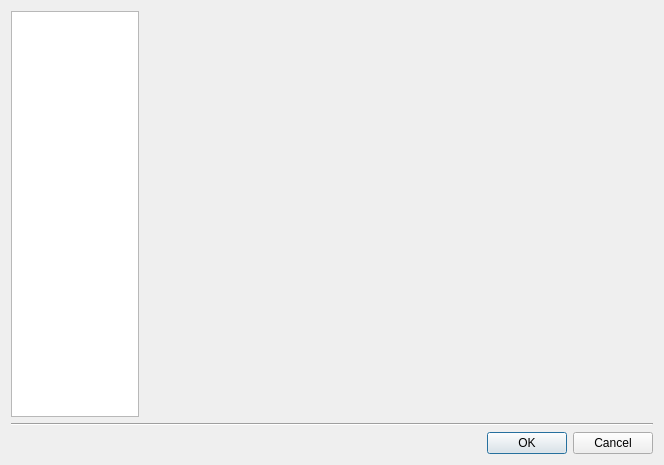
<?xml version="1.0" encoding="UTF-8"?>
<ui version="4.0">
 <class>SettingsDialog</class>
 <widget class="QDialog" name="SettingsDialog">
  <property name="windowModality">
   <enum>Qt::ApplicationModal</enum>
  </property>
  <property name="geometry">
   <rect>
    <x>0</x>
    <y>0</y>
    <width>664</width>
    <height>465</height>
   </rect>
  </property>
  <property name="windowTitle">
   <string>CALogView Settings</string>
  </property>
  <property name="modal">
   <bool>true</bool>
  </property>
  <layout class="QVBoxLayout" name="verticalLayout">
   <item>
    <layout class="QHBoxLayout" name="horizontalLayout">
     <item>
      <widget class="QListWidget" name="lwContent">
       <property name="minimumSize">
        <size>
         <width>100</width>
         <height>0</height>
        </size>
       </property>
       <property name="maximumSize">
        <size>
         <width>128</width>
         <height>16777215</height>
        </size>
       </property>
       <property name="iconSize">
        <size>
         <width>96</width>
         <height>84</height>
        </size>
       </property>
       <property name="movement">
        <enum>QListView::Static</enum>
       </property>
       <property name="spacing">
        <number>12</number>
       </property>
       <property name="viewMode">
        <enum>QListView::IconMode</enum>
       </property>
      </widget>
     </item>
     <item>
      <widget class="QStackedWidget" name="swPages">
       <property name="sizePolicy">
        <sizepolicy hsizetype="MinimumExpanding" vsizetype="MinimumExpanding">
         <horstretch>0</horstretch>
         <verstretch>0</verstretch>
        </sizepolicy>
       </property>
       <property name="frameShape">
        <enum>QFrame::NoFrame</enum>
       </property>
       <property name="currentIndex">
        <number>-1</number>
       </property>
      </widget>
     </item>
    </layout>
   </item>
   <item>
    <widget class="Line" name="line">
     <property name="orientation">
      <enum>Qt::Horizontal</enum>
     </property>
    </widget>
   </item>
   <item>
    <widget class="QDialogButtonBox" name="buttonBox">
     <property name="orientation">
      <enum>Qt::Horizontal</enum>
     </property>
     <property name="standardButtons">
      <set>QDialogButtonBox::Cancel|QDialogButtonBox::Ok</set>
     </property>
    </widget>
   </item>
  </layout>
 </widget>
 <resources/>
 <connections>
  <connection>
   <sender>buttonBox</sender>
   <signal>accepted()</signal>
   <receiver>SettingsDialog</receiver>
   <slot>accept()</slot>
   <hints>
    <hint type="sourcelabel">
     <x>248</x>
     <y>254</y>
    </hint>
    <hint type="destinationlabel">
     <x>157</x>
     <y>274</y>
    </hint>
   </hints>
  </connection>
  <connection>
   <sender>buttonBox</sender>
   <signal>rejected()</signal>
   <receiver>SettingsDialog</receiver>
   <slot>reject()</slot>
   <hints>
    <hint type="sourcelabel">
     <x>316</x>
     <y>260</y>
    </hint>
    <hint type="destinationlabel">
     <x>286</x>
     <y>274</y>
    </hint>
   </hints>
  </connection>
 </connections>
</ui>
